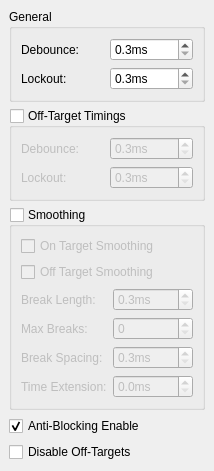
<ui version="4.0" >
 <author></author>
 <comment></comment>
 <exportmacro></exportmacro>
 <class>FoilTimingBox</class>
 <widget class="QWidget" name="FoilTimingBox" >
  <property name="geometry" >
   <rect>
    <x>0</x>
    <y>0</y>
    <width>188</width>
    <height>464</height>
   </rect>
  </property>
  <property name="windowTitle" >
   <string>Foil Timing Box</string>
  </property>
  <layout class="QVBoxLayout" >
   <property name="margin" >
    <number>9</number>
   </property>
   <property name="spacing" >
    <number>6</number>
   </property>
   <item>
    <widget class="QGroupBox" name="generalGroup" >
     <property name="toolTip" >
      <string>General Timing Data</string>
     </property>
     <property name="whatsThis" >
      <string>The basic timings that are required for all foil settings.</string>
     </property>
     <property name="title" >
      <string>General</string>
     </property>
     <layout class="QGridLayout" >
      <property name="margin" >
       <number>9</number>
      </property>
      <property name="spacing" >
       <number>6</number>
      </property>
      <item row="0" column="1" >
       <widget class="QDoubleSpinBox" name="debounceTime" >
        <property name="toolTip" >
         <string>Time to land a touch</string>
        </property>
        <property name="whatsThis" >
         <string>How long the tip must remain depressed in order to register a touch</string>
        </property>
        <property name="suffix" >
         <string>ms</string>
        </property>
        <property name="decimals" >
         <number>1</number>
        </property>
        <property name="maximum" >
         <double>1000</double>
        </property>
        <property name="minimum" >
         <double>0.3</double>
        </property>
        <property name="singleStep" >
         <double>0.3</double>
        </property>
       </widget>
      </item>
      <item row="1" column="1" >
       <widget class="QDoubleSpinBox" name="lockoutTime" >
        <property name="toolTip" >
         <string>Time to lockout opponent</string>
        </property>
        <property name="whatsThis" >
         <string>How much time to wait before locking the box after the first touch is landed</string>
        </property>
        <property name="suffix" >
         <string>ms</string>
        </property>
        <property name="decimals" >
         <number>1</number>
        </property>
        <property name="maximum" >
         <double>1000</double>
        </property>
        <property name="minimum" >
         <double>0.3</double>
        </property>
        <property name="singleStep" >
         <double>0.3</double>
        </property>
       </widget>
      </item>
      <item row="0" column="0" >
       <widget class="QLabel" name="debounceLabel" >
        <property name="focusPolicy" >
         <enum>Qt::NoFocus</enum>
        </property>
        <property name="text" >
         <string>Debounce:</string>
        </property>
        <property name="buddy" >
         <cstring>debounceTime</cstring>
        </property>
       </widget>
      </item>
      <item row="1" column="0" >
       <widget class="QLabel" name="lockoutLabel" >
        <property name="focusPolicy" >
         <enum>Qt::NoFocus</enum>
        </property>
        <property name="text" >
         <string>Lockout:</string>
        </property>
        <property name="buddy" >
         <cstring>lockoutTime</cstring>
        </property>
       </widget>
      </item>
     </layout>
    </widget>
   </item>
   <item>
    <widget class="QGroupBox" name="offTarget" >
     <property name="toolTip" >
      <string>Different Timings to score off-target</string>
     </property>
     <property name="whatsThis" >
      <string>Allows the box to make it either easier or herder to land a touch off-target, if not set then general and off-taret timings are equivalent</string>
     </property>
     <property name="title" >
      <string>Off-Target Timings</string>
     </property>
     <property name="checkable" >
      <bool>true</bool>
     </property>
     <property name="checked" >
      <bool>false</bool>
     </property>
     <layout class="QGridLayout" >
      <property name="margin" >
       <number>9</number>
      </property>
      <property name="spacing" >
       <number>6</number>
      </property>
      <item row="1" column="1" >
       <widget class="QDoubleSpinBox" name="offLockout" >
        <property name="toolTip" >
         <string>Time to lockout after an off-target is registered</string>
        </property>
        <property name="whatsThis" >
         <string>Time to wait after a fencer registers a touch off target before locking out the box.</string>
        </property>
        <property name="suffix" >
         <string>ms</string>
        </property>
        <property name="decimals" >
         <number>1</number>
        </property>
        <property name="maximum" >
         <double>1000</double>
        </property>
        <property name="minimum" >
         <double>0.3</double>
        </property>
        <property name="singleStep" >
         <double>0.3</double>
        </property>
       </widget>
      </item>
      <item row="0" column="0" >
       <widget class="QLabel" name="offDebounceLabel" >
        <property name="text" >
         <string>Debounce:</string>
        </property>
        <property name="buddy" >
         <cstring>offDebounce</cstring>
        </property>
       </widget>
      </item>
      <item row="1" column="0" >
       <widget class="QLabel" name="offLockoutLabel" >
        <property name="focusPolicy" >
         <enum>Qt::NoFocus</enum>
        </property>
        <property name="text" >
         <string>Lockout:</string>
        </property>
        <property name="buddy" >
         <cstring>offLockout</cstring>
        </property>
       </widget>
      </item>
      <item row="0" column="1" >
       <widget class="QDoubleSpinBox" name="offDebounce" >
        <property name="toolTip" >
         <string>Tip depression time to land off-target</string>
        </property>
        <property name="whatsThis" >
         <string>How long the tip must remain depressed in order to register a touch off-target</string>
        </property>
        <property name="suffix" >
         <string>ms</string>
        </property>
        <property name="decimals" >
         <number>1</number>
        </property>
        <property name="maximum" >
         <double>1000</double>
        </property>
        <property name="minimum" >
         <double>0.3</double>
        </property>
        <property name="singleStep" >
         <double>0.3</double>
        </property>
       </widget>
      </item>
     </layout>
    </widget>
   </item>
   <item>
    <widget class="QGroupBox" name="smoothing" >
     <property name="toolTip" >
      <string>Settings for smoothing out micro-breaks</string>
     </property>
     <property name="whatsThis" >
      <string>Tells the box how to treat the timings when a microbreak occurs.  If not enabled the box resets the on and off-target timers at any microbreak.</string>
     </property>
     <property name="title" >
      <string>Smoothing</string>
     </property>
     <property name="checkable" >
      <bool>true</bool>
     </property>
     <property name="checked" >
      <bool>false</bool>
     </property>
     <layout class="QGridLayout" >
      <property name="margin" >
       <number>9</number>
      </property>
      <property name="spacing" >
       <number>6</number>
      </property>
      <item row="0" column="0" colspan="2" >
       <widget class="QCheckBox" name="onSmoothing" >
        <property name="toolTip" >
         <string>Should we smooth on-target touches?</string>
        </property>
        <property name="text" >
         <string>On Target Smoothing</string>
        </property>
       </widget>
      </item>
      <item row="1" column="0" colspan="2" >
       <widget class="QCheckBox" name="offSmoothing" >
        <property name="toolTip" >
         <string>Should we smooth off-target touches</string>
        </property>
        <property name="text" >
         <string>Off Target Smoothing</string>
        </property>
       </widget>
      </item>
      <item row="3" column="1" >
       <widget class="QSpinBox" name="maxBreaks" >
        <property name="toolTip" >
         <string>How many breaks max?</string>
        </property>
        <property name="whatsThis" >
         <string>ow me breaks we can allow before cancelling a timer?</string>
        </property>
       </widget>
      </item>
      <item row="4" column="1" >
       <widget class="QDoubleSpinBox" name="breakSpacing" >
        <property name="toolTip" >
         <string>Minimum timer between breaks</string>
        </property>
        <property name="whatsThis" >
         <string>Time that must be between breaks for us not to consider them micro-contacts</string>
        </property>
        <property name="suffix" >
         <string>ms</string>
        </property>
        <property name="decimals" >
         <number>1</number>
        </property>
        <property name="maximum" >
         <double>1000</double>
        </property>
        <property name="minimum" >
         <double>0.3</double>
        </property>
        <property name="singleStep" >
         <double>0.3</double>
        </property>
       </widget>
      </item>
      <item row="2" column="1" >
       <widget class="QDoubleSpinBox" name="breakTime" >
        <property name="toolTip" >
         <string>Maximum lengthof a micro-break</string>
        </property>
        <property name="whatsThis" >
         <string>How long can a break last before we consider it no loner touching</string>
        </property>
        <property name="suffix" >
         <string>ms</string>
        </property>
        <property name="decimals" >
         <number>1</number>
        </property>
        <property name="maximum" >
         <double>1000</double>
        </property>
        <property name="minimum" >
         <double>0.3</double>
        </property>
        <property name="singleStep" >
         <double>0.3</double>
        </property>
       </widget>
      </item>
      <item row="3" column="0" >
       <widget class="QLabel" name="maxBreaksLabel" >
        <property name="text" >
         <string>Max Breaks:</string>
        </property>
        <property name="buddy" >
         <cstring>maxBreaks</cstring>
        </property>
       </widget>
      </item>
      <item row="2" column="0" >
       <widget class="QLabel" name="breakLenLabel" >
        <property name="text" >
         <string>Break Length:</string>
        </property>
        <property name="buddy" >
         <cstring>breakTime</cstring>
        </property>
       </widget>
      </item>
      <item row="5" column="0" >
       <widget class="QLabel" name="timeExtend" >
        <property name="text" >
         <string>Time Extension:</string>
        </property>
        <property name="buddy" >
         <cstring>timeExtension</cstring>
        </property>
       </widget>
      </item>
      <item row="5" column="1" >
       <widget class="QDoubleSpinBox" name="timeExtension" >
        <property name="toolTip" >
         <string>Time to extend the timer on each Microbreak</string>
        </property>
        <property name="whatsThis" >
         <string>should we extend the timer after each microbreak?</string>
        </property>
        <property name="suffix" >
         <string>ms</string>
        </property>
        <property name="decimals" >
         <number>1</number>
        </property>
        <property name="maximum" >
         <double>1000</double>
        </property>
        <property name="minimum" >
         <double>0</double>
        </property>
        <property name="singleStep" >
         <double>0.3</double>
        </property>
        <property name="value" >
         <double>0</double>
        </property>
       </widget>
      </item>
      <item row="4" column="0" >
       <widget class="QLabel" name="maxSpacingLabel" >
        <property name="text" >
         <string>Break Spacing:</string>
        </property>
        <property name="buddy" >
         <cstring>breakSpacing</cstring>
        </property>
       </widget>
      </item>
     </layout>
    </widget>
   </item>
   <item>
    <widget class="QCheckBox" name="antiBlocking" >
     <property name="text" >
      <string>Anti-Blocking Enable</string>
     </property>
     <property name="checked" >
      <bool>true</bool>
     </property>
    </widget>
   </item>
   <item>
    <widget class="QCheckBox" name="disableOffTarget" >
     <property name="toolTip" >
      <string>What would foil be like without off target lights?</string>
     </property>
     <property name="text" >
      <string>Disable Off-Targets</string>
     </property>
    </widget>
   </item>
   <item>
    <spacer>
     <property name="orientation" >
      <enum>Qt::Vertical</enum>
     </property>
     <property name="sizeHint" >
      <size>
       <width>20</width>
       <height>40</height>
      </size>
     </property>
    </spacer>
   </item>
  </layout>
 </widget>
 <pixmapfunction></pixmapfunction>
 <tabstops>
  <tabstop>debounceTime</tabstop>
  <tabstop>lockoutTime</tabstop>
  <tabstop>offDebounce</tabstop>
  <tabstop>offLockout</tabstop>
  <tabstop>onSmoothing</tabstop>
  <tabstop>offSmoothing</tabstop>
  <tabstop>breakTime</tabstop>
  <tabstop>maxBreaks</tabstop>
  <tabstop>breakSpacing</tabstop>
  <tabstop>timeExtension</tabstop>
  <tabstop>antiBlocking</tabstop>
 </tabstops>
 <resources/>
 <connections/>
</ui>
